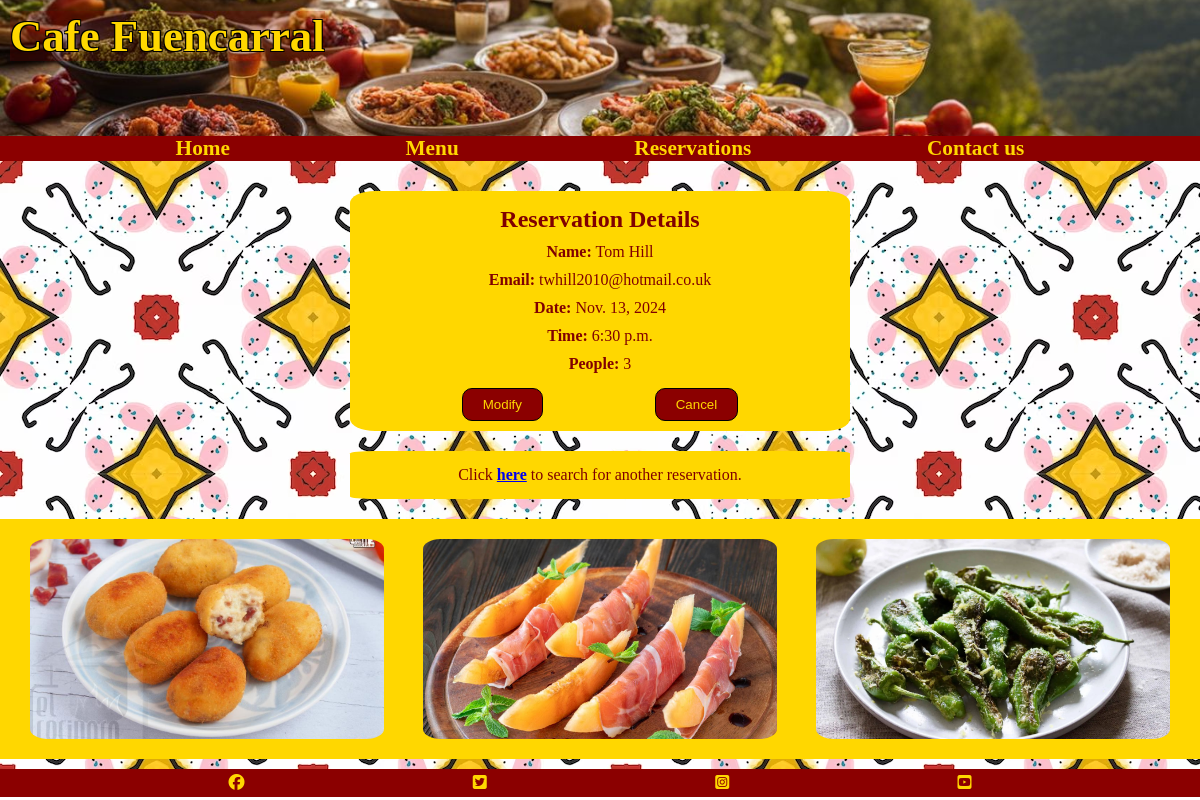
/reservations/details/FUE-JHITVHDZ/, run on an earlier commit of the app's database.
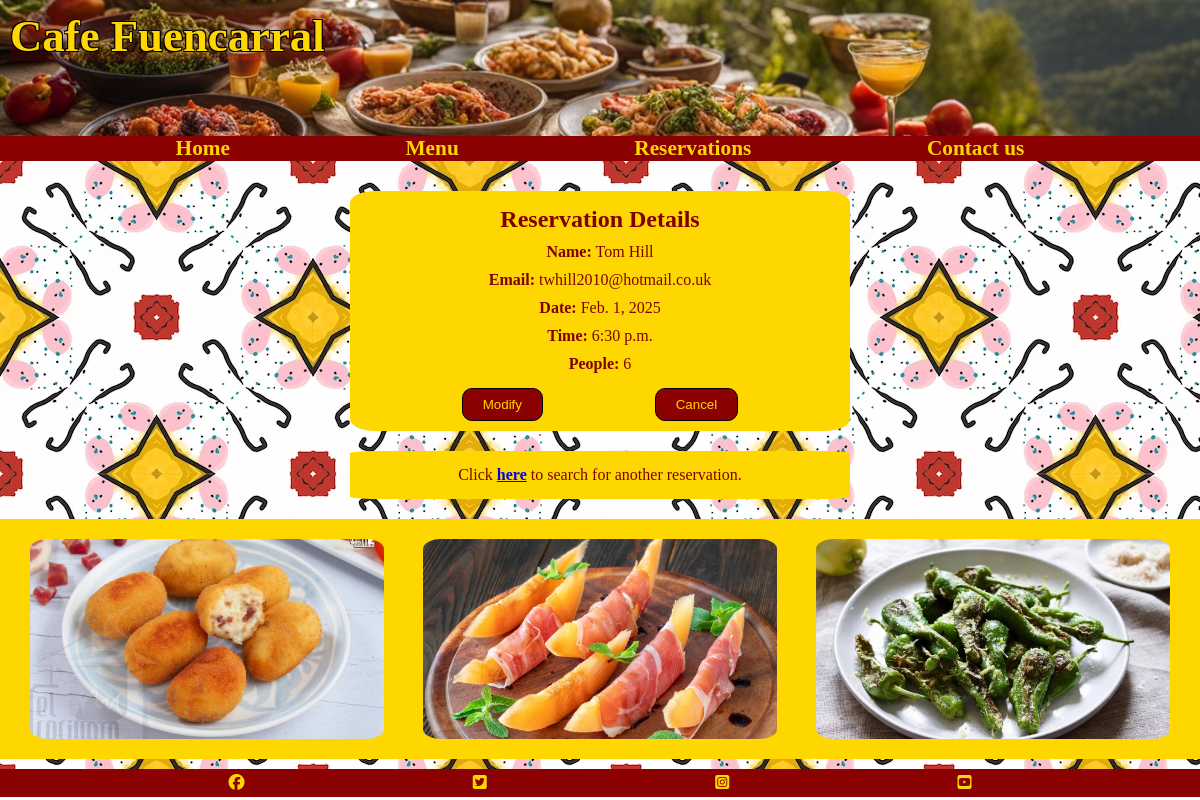
And on a later commit of the database.
### reservations/models.py (models this page shows, shortened)
class Reservation(models.Model):
    NUMBER_OF_PEOPLE_CHOICES = [
        (1, "1"),
        (2, "2"),
        (3, "3"),
        (4, "4"),
        (5, "5"),
        (6, "6"),
    ]
    TIME_OF_DAY_CHOICES = [
        (time(17, 0), "17:00"),
        (time(17, 30), "17:30"),
        (time(18, 0), "18:00"),
        (time(18, 30), "18:30"),
        (time(19, 0), "19:00"),
        (time(19, 30), "19:30"),
        (time(20, 0), "20:00"),
        (time(20, 30), "20:30"),
        (time(21, 0), "21:00"),
    ]
    STATUS_CHOICES = [
        ("Active", "Active"),
        ("Cancelled", "Cancelled"),
    ]
    people = models.IntegerField(choices=NUMBER_OF_PEOPLE_CHOICES)
    date = models.DateField()
    time = models.TimeField(choices=TIME_OF_DAY_CHOICES)
    first_name = models.CharField(max_length=50)
    last_name = models.CharField(max_length=100)
    email = models.EmailField(max_length=50)
    code = models.CharField(max_length=15, blank=True, null=True)
    timestamp = models.DateTimeField(null=True, blank=True)
    status = models.CharField(
        max_length=20,
        choices=STATUS_CHOICES,
        default="Active"
    )

### reservations/views.py (the view)
# urls.py: path('details/<str:code>/', views.details_view, name='details'),
def details_view(request, code):
    reservation = get_object_or_404(Reservation, code=code)
    can_modify = reservation.status == "Active"
    can_cancel = reservation.status == "Active"
    return render(request, 'reservations/details.html', {
        'reservation': reservation,
        'can_modify': can_modify,
        'can_cancel': can_cancel
    })

### reservations/templates/reservations/details.html (shortened to what this page needs)
{% extends "base.html" %}
{% load static %}
{% block content %}
<main>
    <section class="box">
        <h2>Reservation Details</h2>
        <p><strong>Name:</strong> {{ reservation.first_name }} {{ reservation.last_name }}</p>
        <p><strong>Email:</strong> {{ reservation.email }}</p>
        <p><strong>Date:</strong> {{ reservation.date }}</p>
        <p><strong>Time:</strong> {{ reservation.time }}</p>
        <p><strong>People:</strong> {{ reservation.people }}</p>
        <div id="buttons">
            {% if can_modify %}
            <form action="{% url 'reservations:modify' reservation.code %}" method="get">
                <button type="submit">Modify</button>
            </form>
            {% endif %}
            {% if can_cancel %}
            <form action="{% url 'reservations:cancel' reservation.code %}" method="post">
                <button type="submit">Cancel</button>
            </form>
            {% endif %}
        </div>
    </section>
    <section class="box">
        <p>Click <a href="{% url 'reservations:search' %}"><strong>here</strong></a> to search for another reservation.
        </p>
    </section>
    <section class="images">
        <div id="croquetas"></div>
        <div id="melon"></div>
        <div id="peppers"></div>
    </section>
</main>
{% endblock %}

What changed in the data, as far as the page shows it:
changed Reservation "Tom": date "Nov. 13, 2024" → "Feb. 1, 2025"; people "3" → "6"
